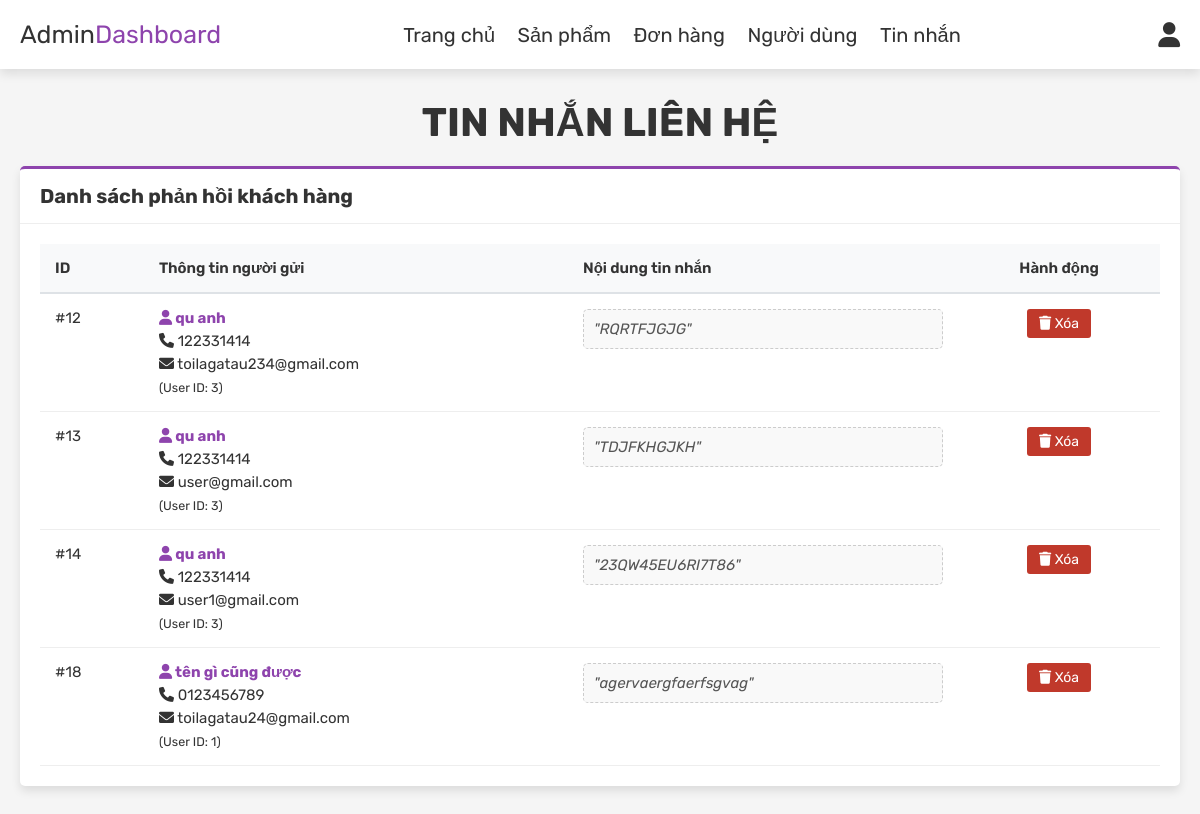
Page /admin_contacts.php (signed in) on the committed database.
### tables this page shows
CREATE TABLE `message` (
  `id` int(100) NOT NULL,
  `user_id` int(100) NOT NULL,
  `name` varchar(100) NOT NULL,
  `email` varchar(100) NOT NULL,
  `number` varchar(12) NOT NULL,
  `message` varchar(500) NOT NULL
);

### includes/db.php (called while the page is built, shortened)
<?php
class Database
{
    private $host = DB_HOST;
    private $user = DB_USER;
    private $pass = DB_PASS;
    private $dbname = DB_NAME;
    private $dbh;
    private $stmt;
    public function __construct()
    {
        $dsn = 'mysql:host=' . $this->host . ';port=' . DB_PORT . ';dbname=' . $this->dbname . ';charset=utf8';
        $options = array(
            PDO::ATTR_PERSISTENT => true,
            PDO::ATTR_ERRMODE => PDO::ERRMODE_EXCEPTION,
            PDO::ATTR_DEFAULT_FETCH_MODE => PDO::FETCH_ASSOC
        );
        try {
            $this->dbh = new PDO($dsn, $this->user, $this->pass, $options);
        } catch (PDOException $e) {
            $this->error = $e->getMessage();
            echo $this->error;
        }
    }
    public function query($sql)
    {
        $this->stmt = $this->dbh->prepare($sql);
    }
    public function execute()
    {
        return $this->stmt->execute();
    }
    public function resultSet()
    {
        $this->execute();
        return $this->stmt->fetchAll();
    }
}

### admin_contacts.php (the view, shortened to what this page needs)
<?php
include 'includes/db.php';
$db = new Database();
?>
<!DOCTYPE html>
<html lang="en">
<head>
   <link rel="stylesheet" href="https://cdnjs.cloudflare.com/ajax/libs/font-awesome/6.0.0/css/all.min.css">
   <link rel="stylesheet" href="styles/admin.css">
   <link rel="stylesheet" href="styles/admin/contacts.css">
   <link rel="stylesheet" href="styles/pagination.css">
</head>
<body>
<?php include 'admin_header.php'; ?>
<section class="messages">
   <h1 class="title"> TIN NHẮN LIÊN HỆ </h1>
   <div class="admin-card">
      <div class="card-header">
         <h3>Danh sách phản hồi khách hàng</h3>
      </div>
      <div class="card-body">
         <table class="custom-table">
            <thead>
               <tr>
                  <th>ID</th>
                  <th>Thông tin người gửi</th>
                  <th>Nội dung tin nhắn</th>
                  <th style="text-align: center;">Hành động</th>
               </tr>
            </thead>
            <tbody>
               <?php
                  $limit = 8;
                  $current_page = isset($_GET['page']) ? (int)$_GET['page'] : 1;
                  $offset = ($current_page - 1) * $limit;
                  $db->query("SELECT COUNT(*) as total FROM `message`");
                  $db->query("SELECT * FROM `message` LIMIT $offset, $limit");
                  $select_message = $db->resultSet();
                  if(count($select_message) > 0){
                     foreach($select_message as $fetch_message){
               ?>
               <tr>
                  <td>#<?php echo $fetch_message['id']; ?></td>
                  <td class="info-group">
                     <span style="font-weight:bold; color:var(--purple);">
                        <i class="fas fa-user"></i> <?php echo htmlspecialchars($fetch_message['name']); ?>
                     </span>
                     <span><i class="fas fa-phone"></i> <?php echo $fetch_message['number']; ?></span>
                     <span><i class="fas fa-envelope"></i> <?php echo $fetch_message['email']; ?></span>
                     <?php if(isset($fetch_message['user_id'])): ?>
                        <small>(User ID: <?php echo $fetch_message['user_id']; ?>)</small>
                     <?php endif; ?>
                  </td>
                  <td>
                     <div class="message-content">
                        "<?php echo htmlspecialchars($fetch_message['message']); ?>"
                     </div>
                  </td>
                  <td style="text-align: center;">
                     <a href="admin_contacts.php?delete=<?php echo $fetch_message['id']; ?>" onclick="return confirm('Xóa tin nhắn này?');" class="btn-delete">
                        <i class="fas fa-trash"></i> Xóa
                     </a>
                  </td>
               </tr>
               <?php
                     }
                  } else {
                     echo '<tr><td colspan="4" style="text-align:center; padding:2rem;">Không có tin nhắn nào!</td></tr>';
                  }
               ?>
            </tbody>
         </table>
      </div>
   </div>
</section>
</body>
</html>

### styles/admin.css (style rules this page uses)
:root { --purple: #8e44ad; --red: #c0392b; --orange: #f39c12; --black: #333; --white: #fff; --light-color: #666; --light-white: #ccc; --light-bg: #f5f5f5; --border: .1rem solid var(--black); --box-shadow: 0 .5rem 1rem rgba(0, 0, 0, .1); }
* { font-family: 'Rubik', sans-serif; margin: 0; padding: 0; box-sizing: border-box; outline: none; border: none; text-decoration: none; transition: all .2s linear; }
html { font-size: 62.5%; overflow-x: hidden; }
body { background-color: var(--light-bg); }
section { padding: 3rem 2rem; }
.title { text-align: center; margin-bottom: 2rem; text-transform: uppercase; color: var(--black); font-size: 4rem; }

### styles/admin/contacts.css (style rules this page uses)
.admin-card { background: var(--white); border-radius: .5rem; box-shadow: var(--box-shadow); margin: 2rem auto; border-top: 3px solid var(--purple); overflow: hidden; max-width: 1200px; }
.card-header { padding: 1.5rem 2rem; border-bottom: 1px solid #eee; display: flex; justify-content: space-between; align-items: center; }
.card-header h3 { font-size: 2rem; color: var(--black); }
.card-body { padding: 2rem; overflow-x: auto; }
.custom-table { width: 100%; border-collapse: collapse; font-size: 1.5rem; color: var(--black); min-width: 900px; }
.custom-table thead th { background-color: #f8f9fa; padding: 1.5rem; text-align: left; border-bottom: 2px solid #dee2e6; font-weight: 600; white-space: nowrap; }
.custom-table tbody td { padding: 1.5rem; border-bottom: 1px solid #eee; vertical-align: top; }
.info-group span { display: block; margin-bottom: 0.5rem; }
.message-content { background: #f9f9f9; padding: 1rem; border-radius: .5rem; border: 1px dashed #ccc; font-style: italic; color: #555; max-width: 400px; }
.btn-delete { padding: 0.6rem 1.2rem; border-radius: 0.3rem; color: #fff; background-color: var(--red); font-size: 1.4rem; text-decoration: none; display: inline-block; transition: 0.2s; }

### rows in the picture
message: id "12", name "qu anh", number "122331414", email "toilagatau234@gmail.com", user "3", message "RQRTFJGJG"
message: id "13", name "qu anh", number "122331414", email "user@gmail.com", user "3", message "TDJFKHGJKH"
message: id "14", name "qu anh", number "122331414", email "user1@gmail.com", user "3", message "23QW45EU6RI7T86"
message: id "18", name "tên gì cũng được", number "0123456789", email "toilagatau24@gmail.com", user "1", message "agervaergfaerfsgvag"
